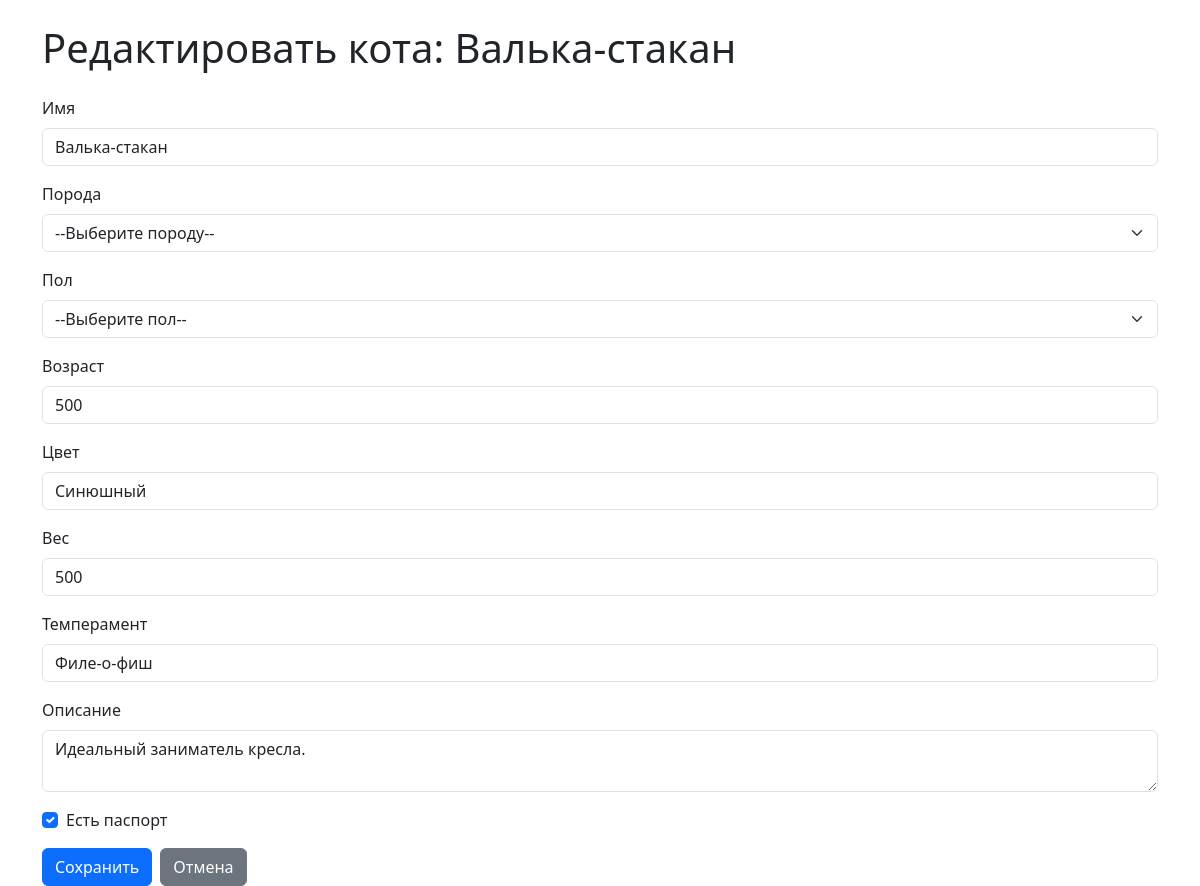
The app's page /edit_cat/2 with its own data.
### models.py (models this page shows)
class Base(Model):
    class Meta:
        database = db

class Cat(Base):
    name = CharField()
    breed = ForeignKeyField(Breed)
    gender = ForeignKeyField(Gender)
    age = DecimalField()
    color = CharField()
    weight = DecimalField()
    temper = CharField()
    description = CharField(null=True)
    has_passport = BooleanField(default=False)

### app.py (the view, shortened to what this page needs)
@app.route('/edit_cat/<int:cat_id>', methods=['GET', 'POST'])
def edit_cat(cat_id):
    cat = Cat.get_or_none(Cat.id == cat_id)
    if not cat:
        return redirect(url_for('index'))
    breeds = Breed.select()
    genders = Gender.select()
    return render_template('edit_cat.html', cat=cat, breeds=breeds, genders=genders)

### templates/edit_cat.html (shortened to what this page needs)
<!DOCTYPE html>
<html lang="ru">
<head>
  <link href="https://cdn.jsdelivr.net/npm/bootstrap@5.3.0/dist/css/bootstrap.min.css" rel="stylesheet" />
</head>
<body>
  <div class="container mt-4">
    <h1 class="mb-4">Редактировать кота: {{ cat.name }}</h1>
    <form method="post" action="{{ url_for('edit_cat', cat_id=cat.id) }}">
      <div class="mb-3">
        <label for="name" class="form-label">Имя</label>
        <input type="text" class="form-control" id="name" name="name" required value="{{ cat.name }}" />
      </div>
      <div class="mb-3">
        <label for="breed" class="form-label">Порода</label>
        <select name="breed" id="breed" class="form-select" required>
          <option value="">--Выберите породу--</option>
        </select>
      </div>
      <div class="mb-3">
        <label for="gender" class="form-label">Пол</label>
        <select name="gender" id="gender" class="form-select" required>
          <option value="">--Выберите пол--</option>
        </select>
      </div>
      <div class="mb-3">
        <label for="age" class="form-label">Возраст</label>
        <input type="number" step="0.1" class="form-control" id="age" name="age" required value="{{ cat.age }}" />
      </div>
      <div class="mb-3">
        <label for="color" class="form-label">Цвет</label>
        <input type="text" class="form-control" id="color" name="color" required value="{{ cat.color }}" />
      </div>
      <div class="mb-3">
        <label for="weight" class="form-label">Вес</label>
        <input type="number" step="0.1" class="form-control" id="weight" name="weight" required value="{{ cat.weight }}" />
      </div>
      <div class="mb-3">
        <label for="temper" class="form-label">Темперамент</label>
        <input type="text" class="form-control" id="temper" name="temper" required value="{{ cat.temper }}" />
      </div>
      <div class="mb-3">
        <label for="description" class="form-label">Описание</label>
        <textarea class="form-control" id="description" name="description">{{ cat.description }}</textarea>
      </div>
      <div class="mb-3 form-check">
        <input type="checkbox" class="form-check-input" id="has_passport" name="has_passport" {% if cat.has_passport %}checked{% endif %}>
        <label class="form-check-label" for="has_passport">Есть паспорт</label>
      </div>
      <div class="d-flex gap-2">
        <button type="submit" class="btn btn-primary">Сохранить</button>
        <a href="{{ url_for('index') }}" class="btn btn-secondary">Отмена</a>
      </div>
    </form>
  </div>
</body>
</html>

### records on screen
Cat: name "Валька-стакан", age "500", color "Синюшный", weight "500", temper "Филе-о-фиш", description "Идеальный заниматель кресла.", has_passport "☑"
